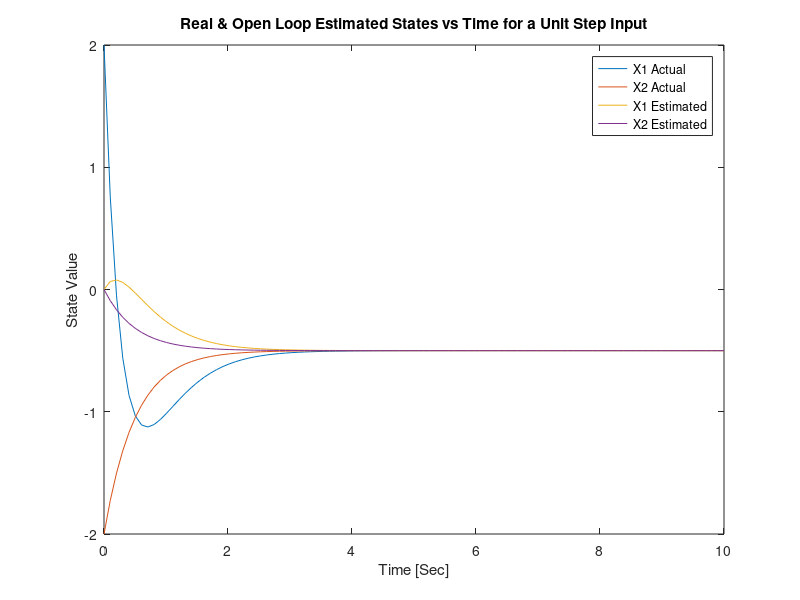
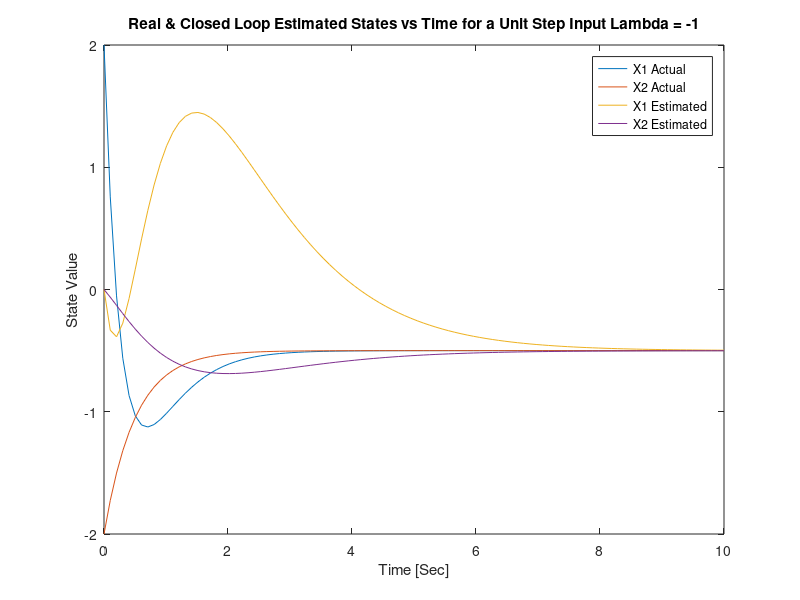
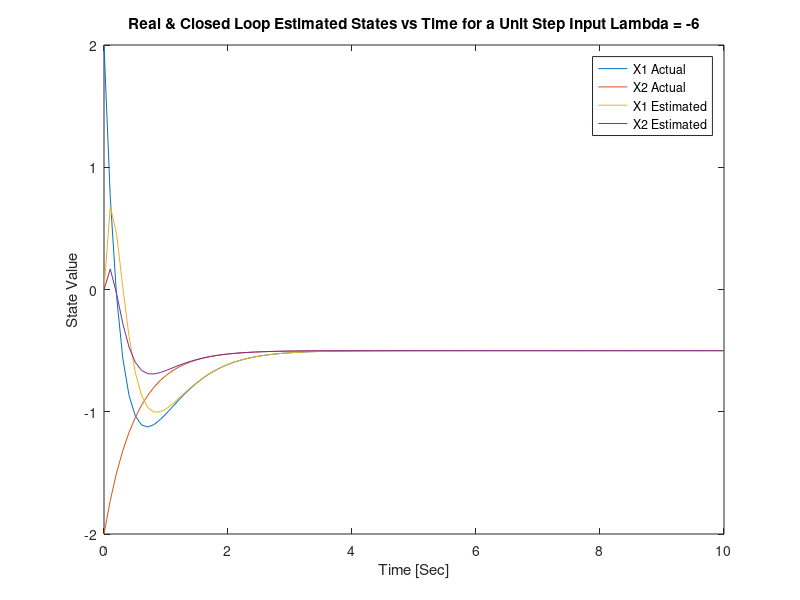
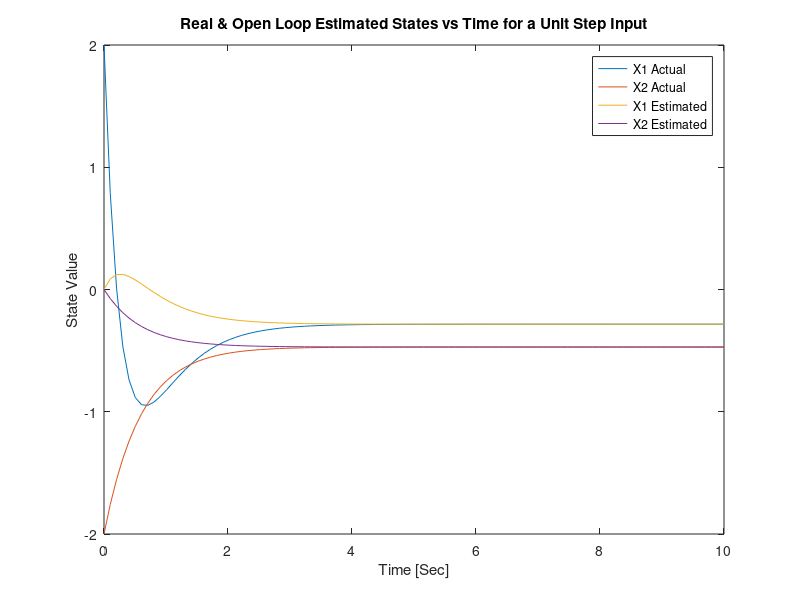

Source code (MATLAB) for these figures, in order:
%Brandon Lim HW11
%% Problem 1
clear, clc, close all

A = [-3 5; 0 -2];
B = [1; -1];
C = [1 0];
D = 0;
sys = ss(A,B,C,D);
t = linspace(0,10,100);
u = ones(1,length(t));
x0_est = [0;0];
x0_act = [2;-2];
O = [C; C*A];

[yact,tact,xact] = lsim(sys,u,t,x0_act);
[yest,test,xest] = lsim(sys,u,t,x0_est);

figure
plot(tact,xact)
hold on
plot(test,xest)
legend("X1 Actual", "X2 Actual", "X1 Estimated", "X2 Estimated")
title("Real & Open Loop Estimated States vs Time for a Unit Step Input")
xlabel("Time [Sec]"); ylabel("State Value")

L = [-3; 1/5];
Atilda = [0 5; -1/5 -2];
Btilda = [1 -3;-1 1/5];
sys2 = ss(Atilda,Btilda,C,D);
[y2est,t2est,x2est] = lsim(sys2,[u;yact'],t,x0_est);

figure
plot(t,xact)
hold on
plot(t2est,x2est)
legend("X1 Actual", "X2 Actual", "X1 Estimated", "X2 Estimated")
title("Real & Closed Loop Estimated States vs Time for a Unit Step Input Lambda = -1")
xlabel("Time [Sec]"); ylabel("State Value")

L = [7;16/5];
Atilda2 = [-10 5;-16/5 -2];
Btilda2 = [1 7;-1 16/5];
sys3 = ss(Atilda2,Btilda2,C,D);
[y3est,t3est,x3est] = lsim(sys3,[u;yact'],t,x0_est);

figure
plot(t,xact)
hold on
plot(t3est,x3est)
legend("X1 Actual", "X2 Actual", "X1 Estimated", "X2 Estimated")
title("Real & Closed Loop Estimated States vs Time for a Unit Step Input Lambda = -6")
xlabel("Time [Sec]"); ylabel("State Value")
%% Problem 2
clear, clc, close all

A = [-3.4 4.6; 0 -1.7];
B = [1.2; -0.8];
C = [1.1 0];
D = 0;
sys = ss(A,B,C,D);
t = linspace(0,10,100);
u = ones(1,length(t));
x0_est = [0;0];
x0_act = [2;-2];
O = [C; C*A];

[yact,tact,xact] = lsim(sys,u,t,x0_act);
[yest,test,xest] = lsim(sys,u,t,x0_est);

figure
plot(tact,xact)
hold on
plot(test,xest)
legend("X1 Actual", "X2 Actual", "X1 Estimated", "X2 Estimated")
title("Real & Open Loop Estimated States vs Time for a Unit Step Input")
xlabel("Time [Sec]"); ylabel("State Value")

L = [-3; 1/5];
Atilda = [0 5; -1/5 -2];
Btilda = [1 -3;-1 1/5];
sys2 = ss(Atilda,Btilda,C,D);
[y2est,t2est,x2est] = lsim(sys2,[u;yact'],t,x0_est);

figure
plot(t,xact)
hold on
plot(t2est,x2est)
legend("X1 Actual", "X2 Actual", "X1 Estimated", "X2 Estimated")
title("Real & Closed Loop Estimated States vs Time for a Unit Step Input Lambda = -1")
xlabel("Time [Sec]"); ylabel("State Value")

L = [7;16/5];
Atilda2 = [-10 5;-16/5 -2];
Btilda2 = [1 7;-1 16/5];
sys3 = ss(Atilda2,Btilda2,C,D);
[y3est,t3est,x3est] = lsim(sys3,[u;yact'],t,x0_est);

figure
plot(t,xact)
hold on
plot(t3est,x3est)
legend("X1 Actual", "X2 Actual", "X1 Estimated", "X2 Estimated")
title("Real & Closed Loop Estimated States vs Time for a Unit Step Input Lambda = -6")
xlabel("Time [Sec]"); ylabel("State Value")